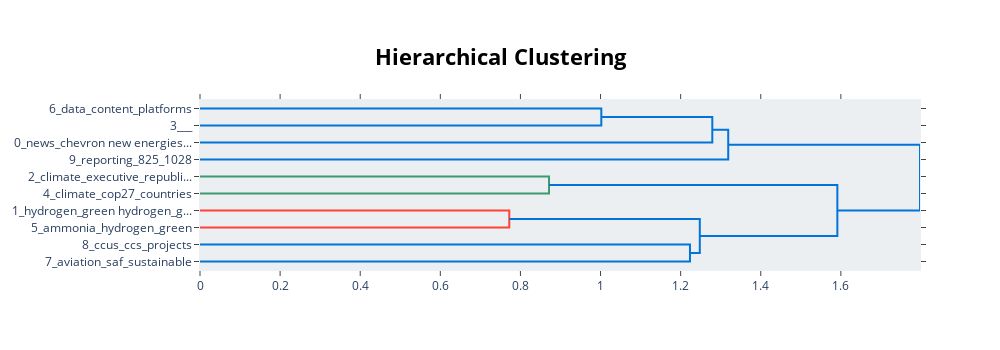

Notebook code for this chart:
### Markdown cell above
## Slice for Phrase Counter

### Code cell


### Figure 1 — Plotly figure (JSON) as saved in the notebook; plotly's stock layout.template omitted (floating-point values rounded to 4 significant figures)
{"data": [{"hoverinfo": "text", "marker": {"color": "rgb(0,116,217)"}, "mode": "lines", "type": "scatter", "x": [0, 1.002, 1.002, 0], "xaxis": "x", "y": [-5, -5, -15, -15], "yaxis": "y"}, {"hoverinfo": "text", "marker": {"color": "rgb(0,116,217)"}, "mode": "lines", "type": "scatter", "x": [1.002, 1.279, 1.279, 0], "xaxis": "x", "y": [-10, -10, -25, -25], "yaxis": "y"}, {"hoverinfo": "text", "marker": {"color": "rgb(0,116,217)"}, "mode": "lines", "type": "scatter", "x": [1.279, 1.319, 1.319, 0], "xaxis": "x", "y": [-17.5, -17.5, -35, -35], "yaxis": "y"}, {"hoverinfo": "text", "marker": {"color": "rgb(61,153,112)"}, "mode": "lines", "type": "scatter", "x": [0, 0.8714, 0.8714, 0], "xaxis": "x", "y": [-45, -45, -55, -55], "yaxis": "y"}, {"hoverinfo": "text", "marker": {"color": "rgb(255,65,54)"}, "mode": "lines", "type": "scatter", "x": [0, 0.7722, 0.7722, 0], "xaxis": "x", "y": [-65, -65, -75, -75], "yaxis": "y"}, {"hoverinfo": "text", "marker": {"color": "rgb(0,116,217)"}, "mode": "lines", "type": "scatter", "x": [0, 1.223, 1.223, 0], "xaxis": "x", "y": [-85, -85, -95, -95], "yaxis": "y"}, {"hoverinfo": "text", "marker": {"color": "rgb(0,116,217)"}, "mode": "lines", "type": "scatter", "x": [0.7722, 1.248, 1.248, 1.223], "xaxis": "x", "y": [-70, -70, -90, -90], "yaxis": "y"}, {"hoverinfo": "text", "marker": {"color": "rgb(0,116,217)"}, "mode": "lines", "type": "scatter", "x": [0.8714, 1.591, 1.591, 1.248], "xaxis": "x", "y": [-50, -50, -80, -80], "yaxis": "y"}, {"hoverinfo": "text", "marker": {"color": "rgb(0,116,217)"}, "mode": "lines", "type": "scatter", "x": [1.319, 1.798, 1.798, 1.591], "xaxis": "x", "y": [-26.25, -26.25, -65, -65], "yaxis": "y"}], "layout": {"autosize": false, "height": 350, "hoverlabel": {"bgcolor": "white", "font": {"family": "Rockwell", "size": 16}}, "hovermode": "closest", "plot_bgcolor": "#ECEFF1", "showlegend": false, "title": {"font": {"color": "Black", "size": 22}, "text": "<b>Hierarchical Clustering", "x": 0.5, "xanchor": "center", "yanchor": "top"}, "width": 1000, "xaxis": {"mirror": "allticks", "rangemode": "tozero", "showgrid": false, "showline": true, "showticklabels": true, "ticks": "outside", "type": "linear", "zeroline": false}, "yaxis": {"mirror": "allticks", "range": [-100, 0], "rangemode": "tozero", "showgrid": false, "showline": true, "showticklabels": true, "tickmode": "array", "ticks": "outside", "ticktext": ["6_data_content_platforms", "3___", "0_news_chevron new energies...", "9_reporting_825_1028", "2_climate_executive_republi...", "4_climate_cop27_countries", "1_hydrogen_green hydrogen_g...", "5_ammonia_hydrogen_green", "8_ccus_ccs_projects", "7_aviation_saf_sustainable"], "tickvals": [-5, -15, -25, -35, -45, -55, -65, -75, -85, -95], "type": "linear", "zeroline": false}}}
